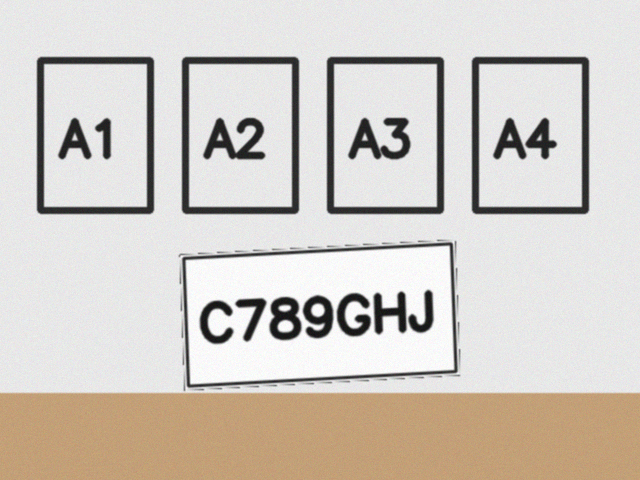
#> input picture test_scenes/C789GHJ_angulo_leve.png, 640 x 480 px; its folder holds only this picture in this run
$ python test_escenas.py
#> lines starting #> are read from the running program, lines starting #| are printed output that depends on the picture; after the words box and inside, x2 and y2 are one past the last pixel; in counts of white or black regions, pixels touching at a corner belong together
#> in main, imagen is the input picture: shape (480, 640, 3); mean B, G, R 196, 203.2, 209.6
### scripts/vision.py
"""
Lectura de placas: preprocesamiento de imagen + OCR + corrección por formato.

Funciona igual con una imagen guardada en disco o con un cuadro capturado
en vivo por la cámara, así que el mismo código sirve para la demo sin
cámara, para la webcam de la laptop y para la cámara de la Raspberry Pi.

Sobre la robustez: leer una placa de una foto limpia es fácil; leerla de una
cámara en vivo NO lo es. La placa puede estar chica en el cuadro, torcida,
con sombra, o (caso muy común en demos) mostrada en la pantalla de un
celular, que va retroiluminada y con reflejos. Un solo umbral fijo falla en
casi todos esos casos, así que acá se prueban VARIAS versiones de la misma
imagen y varios modos de Tesseract, y se elige la primera lectura que calce
con el formato de placa guatemalteco.
"""

import platform
import re
from collections import Counter

import cv2
import numpy as np
import pytesseract

# En Windows Tesseract no queda en el PATH; en Linux/Raspberry Pi sí.
if platform.system() == "Windows":
    pytesseract.pytesseract.tesseract_cmd = r"C:\Program Files\Tesseract-OCR\tesseract.exe"

LISTA_BLANCA = "ABCDEFGHIJKLMNOPQRSTUVWXYZ0123456789"

# 7 = una sola línea de texto, 8 = una sola palabra, 13 = línea cruda sin
# segmentar. Distintos modos ganan según cuánto fondo rodee a la placa.
MODOS_PSM = (7, 8, 13)

# Tesseract fue entrenado con texto a ~300 DPI. Una placa que ocupa poco
# del cuadro queda muy por debajo de eso, y ahí es donde más falla. Se
# agranda cualquier recorte que no llegue a este ancho.
ANCHO_MINIMO_PARA_OCR = 700

# Formato de placa particular de Guatemala: 1 letra + 3 dígitos + 3 letras.
LARGO_PLACA = 7
POSICIONES_LETRA = (0, 4, 5, 6)
POSICIONES_DIGITO = (1, 2, 3)
PATRON_PLACA = re.compile(r"[A-Z]\d{3}[A-Z]{3}")

# Confusiones clásicas de OCR: caracteres que se ven casi iguales.
# Se usan para corregir según lo que DEBERÍA ir en cada posición.
DIGITO_A_LETRA = {"0": "O", "1": "I", "5": "S", "8": "B", "4": "A", "2": "Z", "6": "G"}
LETRA_A_DIGITO = {v: k for k, v in DIGITO_A_LETRA.items()}


# ─────────────────────────────────────────────────────────────────────
# Preprocesamiento
# ─────────────────────────────────────────────────────────────────────

def _a_gris(imagen):
    if imagen.ndim == 2:
        return imagen
    return cv2.cvtColor(imagen, cv2.COLOR_BGR2GRAY)
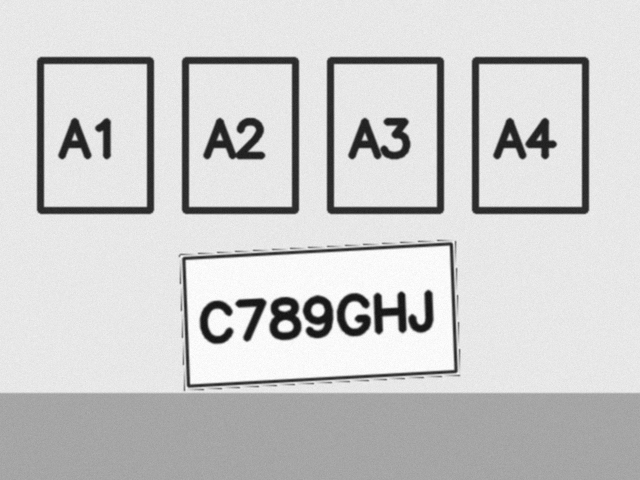
#> returned value: shape (480, 640); min 16, max 255, mean 204.3


def _agrandar(gris, ancho_minimo=ANCHO_MINIMO_PARA_OCR):
    """Escala la imagen hasta un ancho mínimo, para darle píxeles al OCR."""
    alto, ancho = gris.shape[:2]
    if ancho >= ancho_minimo:
        return gris
    factor = ancho_minimo / max(ancho, 1)
    return cv2.resize(gris, None, fx=factor, fy=factor, interpolation=cv2.INTER_CUBIC)


# Una placa es claramente apaisada (la de Guatemala ronda 2:1). Filtrar por
# esto es lo que separa la placa de los recuadros del parqueo dibujados en la
# hoja de prueba, que son más altos que anchos.
ASPECTO_MINIMO_PLACA = 1.6
ASPECTO_MAXIMO_PLACA = 6.0

# Cuántas regiones candidatas se le pasan al OCR, de la más grande a la más
# chica. Más candidatos = más chance de acertar, pero cada uno cuesta varias
# llamadas a Tesseract.
MAX_CANDIDATOS = 3


def _ordenar_esquinas(puntos):
    """Ordena 4 puntos como arriba-izq, arriba-der, abajo-der, abajo-izq."""
    puntos = np.array(puntos, dtype="float32").reshape(4, 2)
    suma = puntos.sum(axis=1)
    resta = puntos[:, 0] - puntos[:, 1]
    return np.array([
        puntos[np.argmin(suma)],    # arriba-izquierda: menor x+y
        puntos[np.argmax(resta)],   # arriba-derecha:   mayor x-y
        puntos[np.argmax(suma)],    # abajo-derecha
        puntos[np.argmin(resta)],   # abajo-izquierda
    ], dtype="float32")


def enderezar(imagen, esquinas):
    """
    Corrige la perspectiva de un cuadrilátero y lo devuelve visto de frente.

    Esto es lo que permite leer una placa que NO está perpendicular a la
    cámara: Tesseract fue entrenado con texto derecho, y una placa
    fotografiada en ángulo le llega con las letras estiradas de un lado y
    comprimidas del otro. Deshacer esa deformación antes del OCR es la
    diferencia entre leerla y no leerla.
    """
    orden = _ordenar_esquinas(esquinas)
    arriba_izq, arriba_der, abajo_der, abajo_izq = orden
    ancho = int(round(max(np.linalg.norm(arriba_der - arriba_izq),
                          np.linalg.norm(abajo_der - abajo_izq))))
    alto = int(round(max(np.linalg.norm(abajo_izq - arriba_izq),
                         np.linalg.norm(abajo_der - arriba_der))))
    if ancho < 40 or alto < 15:
        return None

    destino = np.array([[0, 0], [ancho - 1, 0], [ancho - 1, alto - 1], [0, alto - 1]],
                       dtype="float32")
    matriz = cv2.getPerspectiveTransform(orden, destino)
    return cv2.warpPerspective(imagen, matriz, (ancho, alto))


def localizar_candidatos_placa(imagen, maximo=MAX_CANDIDATOS):
    """
    Busca regiones con forma de placa y las devuelve ya enderezadas.

    Antes el pipeline recortaba "la zona más brillante" del cuadro, y en la
    práctica eso agarraba la hoja blanca entera del parqueo de prueba (con
    los rótulos A1..A4 escritos a mano), no la placa: el OCR terminaba
    leyendo "AA2" en vez de la patente. Buscar cuadriláteros con relación
    de aspecto de placa resuelve justamente eso, y de paso da las cuatro
    esquinas necesarias para corregir la perspectiva.
    """
    gris = _a_gris(imagen)
    suave = cv2.bilateralFilter(gris, 7, 50, 50)
    bordes = cv2.Canny(suave, 40, 140)
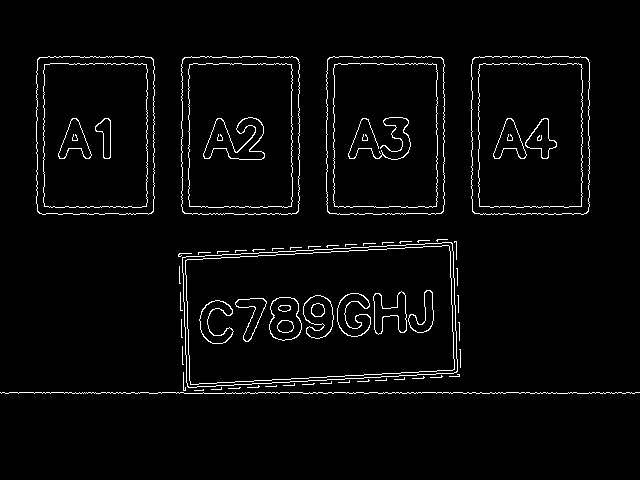
#> bordes: shape (480, 640); 3.1% white in thin lines or dots, all inside (x1, y1, x2, y2) = (0, 56, 640, 394)
    # Cerrar cortes en el contorno: un borde interrumpido no forma un
    # cuadrilátero cerrado y se perdería el candidato.
    bordes = cv2.dilate(bordes, cv2.getStructuringElement(cv2.MORPH_RECT, (3, 3)))
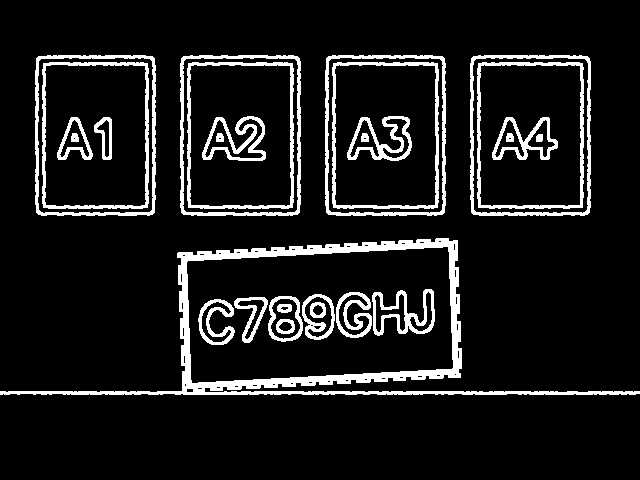
#> bordes: shape (480, 640); 10.3% white; 28 white regions

    contornos, _ = cv2.findContours(bordes, cv2.RETR_LIST, cv2.CHAIN_APPROX_SIMPLE)
#> contornos = 101 contours, 45 with area under 20; largest, box (x1, y1, x2, y2) and area: (0, 238, 640, 395) 39892, (186, 246, 454, 384) 32170, (470, 55, 591, 216) 19018, (325, 55, 446, 216) 18993, (180, 55, 301, 216) 18993
    alto_img, ancho_img = gris.shape[:2]
    area_total = alto_img * ancho_img

    candidatos = []
    for contorno in contornos:
        area = cv2.contourArea(contorno)
        # Ni una mancha diminuta ni casi todo el cuadro (eso sería la hoja).
        if area < area_total * 0.008 or area > area_total * 0.6:
            continue

        perimetro = cv2.arcLength(contorno, True)
        aprox = cv2.approxPolyDP(contorno, 0.03 * perimetro, True)
        if len(aprox) != 4 or not cv2.isContourConvex(aprox):
            continue

        # Prefiltro barato y SIN orientación: descarta astillas larguísimas,
        # pero deja pasar tanto apaisados como parados. La decisión de
        # verdad se toma más abajo, ya enderezado.
        (_, (ancho_r, alto_r), _) = cv2.minAreaRect(aprox)
        if ancho_r < 1 or alto_r < 1:
            continue
        if max(ancho_r, alto_r) / min(ancho_r, alto_r) > ASPECTO_MAXIMO_PLACA:
            continue

        candidatos.append((area, aprox))
#> this loop made 101 passes
#> area on passes 1, 21, 24, 25, 26, 27, 28, 30: 26, 22, 99.5, 219.5, 23.5, 85, 101.5, 200
#> after the loop, candidatos = 17 items

    # Se ordena por área PERO penalizando lo que está lejos del centro. En
    # un recorte centrado en un espacio de parqueo, la placa de ESE espacio
    # es la que cae al medio; una placa del espacio vecino que se asome por
    # el borde no debe ganarle.
    centro_x, centro_y = ancho_img / 2, alto_img / 2
    diagonal = float(np.hypot(ancho_img, alto_img)) or 1.0

    def _puntaje(par):
        area, aprox = par
#> area = 32170; aprox = [[448, 247], [451, 369], [191, 382], [188, 260]]
        momento = aprox.reshape(-1, 2).mean(axis=0)
#> momento = [319.5, 314.5]
        distancia = float(np.hypot(momento[0] - centro_x, momento[1] - centro_y))
#> distancia = 74.5
        return area / (1.0 + 4.0 * distancia / diagonal)

    candidatos.sort(key=_puntaje, reverse=True)

    recortes = []
    for _, aprox in candidatos:
        if len(recortes) >= maximo:
            break
        recorte = enderezar(imagen, aprox)
        if recorte is None or recorte.size == 0:
            continue

        # EL filtro que importa, y va acá y no arriba: enderezar() ya
        # identificó cuál lado es el de arriba, así que ancho/alto tiene
        # orientación de verdad. Con max/min (como estaba antes) un
        # recuadro de parqueo de 142x288 daba aspecto 2.03 -- idéntico al
        # de una placa de 145x80 -- así que pasaba el filtro, y como los
        # recuadros son MÁS GRANDES en área se quedaban con los tres cupos
        # de candidatos y la placa real nunca llegaba a Tesseract. Con la
        # división orientada, ese recuadro da 0.49 y queda descartado.
        alto_r, ancho_r = recorte.shape[:2]
        if alto_r < 1:
            continue
        if not ASPECTO_MINIMO_PLACA <= ancho_r / alto_r <= ASPECTO_MAXIMO_PLACA:
            continue

        recortes.append(recorte)
#> this loop made 17 passes
#> (arriba_izq in enderezar, arriba_der in enderezar, abajo_der in enderezar, abajo_izq in enderezar, ancho in enderezar, alto in enderezar) on passes 1, 4, 5, 9: ([188, 260], [448, 247], [451, 369], [191, 382], 260, 122), ([331, 58], [442, 61], [439, 212], [328, 209], 111, 151), ([186, 58], [297, 61], [294, 212], [183, 209], 111, 151), ([336, 65], [435, 66], [434, 205], [335, 204], 99, 139)
#> pass 1, in localizar_candidatos_placa, `recorte = enderezar(imagen, aprox)`:
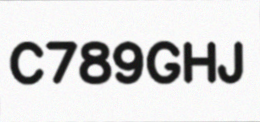
#> recorte: shape (122, 260, 3); mean B, G, R 215.3, 215.3, 215.3
#> pass 3, in localizar_candidatos_placa, `recorte = enderezar(imagen, aprox)`:
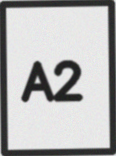
#> recorte: shape (156, 116, 3); mean B, G, R 182.9, 182.9, 183
#> after the loop, recortes = 1 item
    return recortes


def recortar_zona_brillante(imagen, margen=0.06):
    """
    Busca la región más brillante y rectangular del cuadro y la recorta.

    Sirve para el caso de mostrar la placa en la pantalla de un celular: la
    pantalla es mucho más brillante que todo lo demás, así que aislarla
    quita de un golpe el fondo del salón, las manos y la mesa, que es lo
    que más confunde al OCR. Si no encuentra nada claro, devuelve None y el
    resto del pipeline sigue con la imagen completa.
    """
#> called with margen = 0.06
    gris = _a_gris(imagen)
    # Umbral de Otsu: calcula solo dónde separar brillante de oscuro, en vez
    # de usar un valor fijo que depende de la luz del lugar.
    _, brillante = cv2.threshold(gris, 0, 255, cv2.THRESH_BINARY + cv2.THRESH_OTSU)
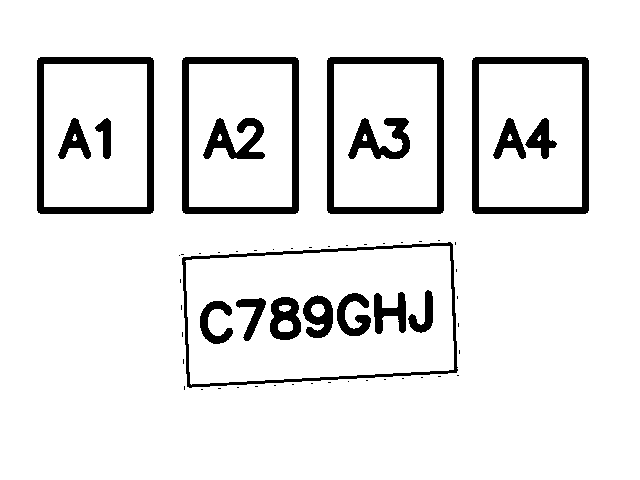
#> brillante: shape (480, 640); 91.4% white; 59 black regions (41 under 20 px), largest, box (x1, y1, x2, y2) and area: (37, 57, 154, 214) 3620, (182, 57, 299, 214) 3620, (327, 57, 444, 214) 3620
    brillante = cv2.morphologyEx(
        brillante, cv2.MORPH_CLOSE,
        cv2.getStructuringElement(cv2.MORPH_RECT, (15, 15)),
    )
#> brillante: shape (480, 640); every value is 255

    contornos, _ = cv2.findContours(brillante, cv2.RETR_EXTERNAL, cv2.CHAIN_APPROX_SIMPLE)
#> contornos = [[[0, 0], [0, 479], [639, 479], [639, 0]]]
    if not contornos:
        return None

    alto_img, ancho_img = gris.shape[:2]
    area_total = alto_img * ancho_img
    candidatos = []
    for contorno in contornos:
        x, y, ancho, alto = cv2.boundingRect(contorno)
        area = ancho * alto
        # Ni una mancha diminuta ni prácticamente todo el cuadro.
        if area < area_total * 0.02 or area > area_total * 0.95:
            continue
        if ancho < 40 or alto < 20:
            continue
        candidatos.append((area, (x, y, ancho, alto)))
#> this loop made 1 pass
#> (contorno, x, y, ancho, alto, area) on pass 1: ([[0, 0], [0, 479], [639, 479], [639, 0]], 0, 0, 640, 480, 307200)
#> after the loop, candidatos = []

    if not candidatos:
        return None

    _, (x, y, ancho, alto) = max(candidatos, key=lambda c: c[0])
    dx, dy = int(ancho * margen), int(alto * margen)
    x0, y0 = max(0, x - dx), max(0, y - dy)
    x1, y1 = min(ancho_img, x + ancho + dx), min(alto_img, y + alto + dy)
    return imagen[y0:y1, x0:x1]


def variantes_binarizadas(imagen, rapido=False):
    """
    Devuelve varias versiones en blanco y negro de la misma imagen.

    Cada una gana en un escenario distinto: Otsu es el mejor caso general,
    el adaptativo aguanta iluminación despareja (media placa con sombra), y
    las versiones invertidas cubren el caso de texto claro sobre fondo
    oscuro, que es como se ve una placa en modo oscuro o con reflejo fuerte.

    En modo rápido se prueban solo las dos que más aciertan, para que una
    lectura en vivo no tarde segundos.
    """
    gris = _agrandar(_a_gris(imagen))
    # Ecualización local: sube el contraste del texto cuando la foto sale
    # lavada por el brillo de la pantalla del celular.
    contraste = cv2.createCLAHE(clipLimit=2.5, tileGridSize=(8, 8)).apply(gris)

    _, otsu_contraste = cv2.threshold(contraste, 0, 255, cv2.THRESH_BINARY + cv2.THRESH_OTSU)
    if rapido:
        return [otsu_contraste, cv2.bitwise_not(otsu_contraste)]

    # El filtro bilateral es caro, así que solo se usa en el modo completo.
    suave = cv2.bilateralFilter(gris, 9, 75, 75)
    variantes = [otsu_contraste, cv2.bitwise_not(otsu_contraste)]
    _, otsu = cv2.threshold(suave, 0, 255, cv2.THRESH_BINARY + cv2.THRESH_OTSU)
    variantes += [otsu, cv2.bitwise_not(otsu)]

    adaptativo = cv2.adaptiveThreshold(
        contraste, 255, cv2.ADAPTIVE_THRESH_GAUSSIAN_C,
        cv2.THRESH_BINARY, blockSize=35, C=11,
    )
    variantes += [adaptativo, cv2.bitwise_not(adaptativo)]
    return variantes


# Se mantiene el nombre viejo para no romper nada que lo importe.
# [32 lines left out: functions preprocesar, corregir_por_formato, not called in this run]


def formato_valido(placa):
    """True si la placa calza con el formato guatemalteco (1 letra + 3 dígitos + 3 letras)."""
    return bool(placa) and bool(re.fullmatch(r"[A-Z]\d{3}[A-Z]{3}", placa))


# [27 lines left out: function _extraer_placa, not called in this run]


# ─────────────────────────────────────────────────────────────────────
# Lectura
# ─────────────────────────────────────────────────────────────────────

def leer_placa(imagen, corregir=True, buscar_zona=True, rapido=False):
    """
    Lee la placa de un cuadro BGR de OpenCV.

    Prueba varias binarizaciones × varios modos de Tesseract y se queda con
    la primera lectura que calce con el formato guatemalteco. Si ninguna
    calza, devuelve la lectura más repetida (mejor pista disponible), que
    el que llama puede descartar con formato_valido().

    rapido=True reduce las combinaciones a probar. Se usa cuando la lectura
    se repite muchas veces seguidas sobre cuadros distintos (video en vivo),
    donde conviene fallar rápido y reintentar con el cuadro siguiente antes
    que insistir mucho sobre uno solo.
    """
    if imagen is None or getattr(imagen, "size", 0) == 0:
        return ""

    modos = MODOS_PSM[:2] if rapido else MODOS_PSM

    # Orden de las regiones a probar, de la que más acierta a la que menos:
    #   1. Candidatos con forma de placa, ya enderezados (corrige el ángulo).
    #   2. La zona más brillante del cuadro, como red de seguridad.
    #   3. La imagen entera, último recurso.
    # La 1 es la que hace la diferencia: sin ella, en un cuadro dominado por
    # una hoja blanca el OCR terminaba leyendo el fondo en vez de la placa.
    regiones = []
    if buscar_zona:
        regiones.extend(localizar_candidatos_placa(
            imagen, maximo=1 if rapido else MAX_CANDIDATOS))
        recorte = recortar_zona_brillante(imagen)
        if recorte is not None and recorte.size > 0:
            regiones.append(recorte)
    regiones.append(imagen)

    if rapido:
        # En vivo conviene fallar rápido y reintentar con el cuadro
        # siguiente, en vez de insistir mucho sobre uno solo.
        regiones = regiones[:2]

    intentos = []
    validos = Counter()
    for region in regiones:
        for binaria in variantes_binarizadas(region, rapido=rapido):
            for psm in modos:
                config = f"--psm {psm} -c tessedit_char_whitelist={LISTA_BLANCA}"
                try:
                    crudo = pytesseract.image_to_string(binaria, config=config)
                except Exception:
                    continue
                candidato = _extraer_placa(crudo, corregir)
                if not candidato:
                    continue
                if formato_valido(candidato):
                    # No se devuelve la PRIMERA lectura con forma de placa:
                    # una lectura equivocada puede tener forma válida igual
                    # (ej. leer M254KLM en vez de M234KLM) y ganaba solo por
                    # llegar primero. Se acumulan votos y se corta apenas
                    # DOS binarizaciones distintas coinciden en lo mismo,
                    # que es una señal mucho más fuerte.
                    validos[candidato] += 1
                    if validos[candidato] >= 2:
                        return candidato
                else:
                    intentos.append(candidato)
#> this loop made 1 pass
#> pass 1, in variantes_binarizadas, `_, otsu_contraste = cv2.threshold(contraste, 0, 255, cv2.THRESH_BINARY..`:
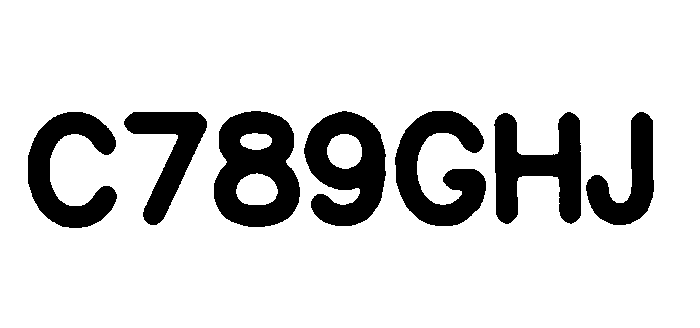
#> otsu_contraste: shape (328, 700); 84.4% white; 7 black regions, largest, box (x1, y1, x2, y2) and area: (214, 111, 300, 227) 6576, (304, 111, 386, 226) 5863, (395, 111, 486, 226) 5657
#> after the loop, intentos = []; validos = 0 items

    if validos:
        return validos.most_common(1)[0][0]
    if not intentos:
        return ""
    return Counter(intentos).most_common(1)[0][0]


# [11 lines left out: function leer_placa_de_archivo, not called in this run]

### scripts/test_escenas.py
"""
Mide el acierto del OCR contra las escenas de test_scenes/ -- las que
imitan la demo real (placa sobre la hoja del parqueo, en ángulo), no
recortes limpios de la placa sola.

Uso:
    python scripts/generar_escenas_prueba.py   # una vez, para crearlas
    python scripts/test_escenas.py
"""

import time
from pathlib import Path

import cv2

from vision import formato_valido, leer_placa

CARPETA = Path(__file__).resolve().parent.parent / "test_scenes"


def main():
    escenas = sorted(CARPETA.glob("*.png"))
    if not escenas:
        print(f"No hay escenas en {CARPETA}. Corré primero generar_escenas_prueba.py")
        return

    aciertos = 0
    total_ms = 0.0
    print(f"{'ESCENA':<32} {'ESPERADO':<10} {'LEIDO':<12} {'ms':>7}  RESULTADO")
    print("-" * 80)

    for ruta in escenas:
        esperado = ruta.stem.split("_")[0].upper()
        imagen = cv2.imread(str(ruta))

        inicio = time.monotonic()
        leido = leer_placa(imagen)
        ms = (time.monotonic() - inicio) * 1000
        total_ms += ms

        ok = leido == esperado
        aciertos += ok
        estado = "OK" if ok else ("FALLO" if formato_valido(leido) else "sin lectura")
        print(f"{ruta.stem:<32} {esperado:<10} {leido or '-':<12} {ms:7.0f}  {estado}")

    print("-" * 80)
    print(f"Aciertos: {aciertos}/{len(escenas)}")
    print(f"Tiempo promedio por escena: {total_ms / len(escenas):.0f} ms")


if __name__ == "__main__":
    main()
#> (the call stopped at in leer_placa, `crudo = pytesseract.image_to_string(binaria, config=config)`: pytesseract is not available in this run)
